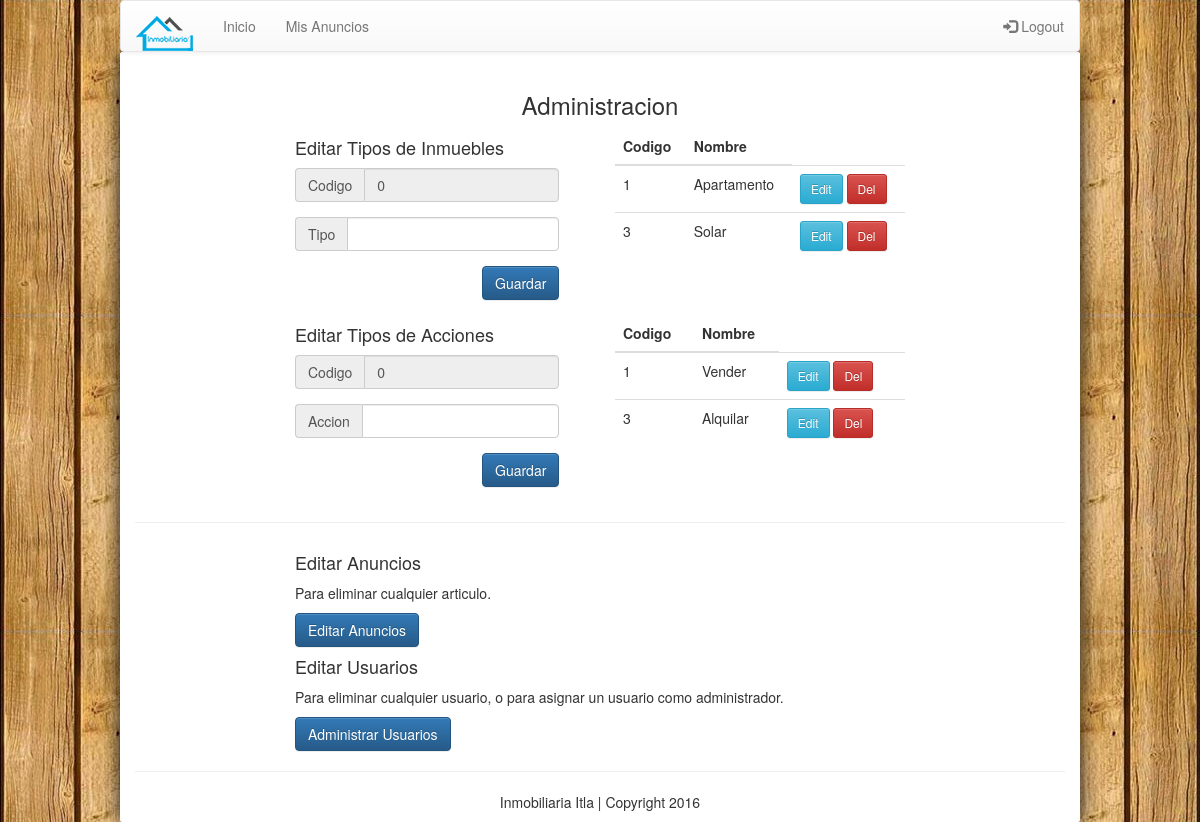
Screenshot of /index.php/s_admin (signed in) with the database file from the repository.
### tables this page shows
CREATE TABLE `tipo` (
  `id` int(11) NOT NULL,
  `nombre` varchar(50) NOT NULL
);

CREATE TABLE `accion` (
  `id` int(11) NOT NULL,
  `nombre` varchar(30) NOT NULL
);

### application/core/MY_Loader.php (called while the page is built, shortened)
<?php
class MY_Loader extends CI_Loader {
    public function template($template_name, $vars = array(), $return = FALSE)
    {
        if($return):
        $content  = $this->view('templates/header', $vars, $return);
        $content .= $this->view($template_name, $vars, $return);
        $content .= $this->view('templates/footer', $vars, $return);
        return $content;
    else:
        $this->view($template_name, $vars);
    endif;
    }
}

### application/controllers/S_admin.php (called while the page is built, shortened)
<?php
class S_admin extends CI_Controller{
  public function __construct()
  {
    $this->load->model('S_admin_model');
    $this->load->model('Usuario_model');
  }
  function index()
  {
    $id_tipo = (isset($_GET['id_tipo']))?$_GET['id_tipo']+0:0;
    $id_accion = (isset($_GET['id_accion']))?$_GET['id_accion']+0:0;
    $data['tipo'] = $this->S_admin_model->cargarTipo($id_tipo);
    $data['tipos'] = $this->S_admin_model->listarTipos();
    $data['accion'] = $this->S_admin_model->cargarAccion($id_accion);
    $data['acciones'] = $this->S_admin_model->listarAcciones();
    $this->load->template('admin/s_admin', $data);
  }
}

### index.php (called while the page is built, shortened)
<?php
require_once BASEPATH.'core/CodeIgniter.php';

### application/models/S_admin_model.php (called while the page is built, shortened)
<?php
class S_admin_model extends CI_Model{
  function listarTipos(){
    $query = $this->db->get('tipo');
    return $query->result();
  }
  function cargarTipo($id){
      $tipo = new stdClass();
      $tipo->id = 0;
      $tipo->nombre = "";
      return $tipo;
  }
  function listarAcciones(){
    $query = $this->db->get('accion');
    return $query->result();
  }
  function cargarAccion($id){
      $accion = new stdClass();
      $accion->id = 0;
      $accion->nombre = "";
      return $accion;
  }
}

### application/views/admin/s_admin.php (the view)
<div class="text-center"><h3>Administracion</h3></div>
  <div class="row">
    <form action="<?php echo base_url('s_admin/guardarTipo'); ?>" method="post">
    <div class="col col-sm-4 col-sm-offset-2">
      <div class="form-group input-group">
        <h4>Editar Tipos de Inmuebles</h4>
        <div class="form-group input-group">
          <span class="input-group-addon">Codigo</span>
          <input class="form-control" name="id" readonly value="<?php echo (isset($tipo->id)?$tipo->id:''); ?>" type="text"/>
        </div>
        <div class="form-group input-group"  >
          <span class="input-group-addon">Tipo</span>
          <input class="form-control" name="nombre" value="<?php echo (isset($tipo->nombre)?$tipo->nombre:''); ?>" type="text"/>
        </div>
        <div class="text-right">
          <button class="btn btn-primary" type="submit">Guardar</button>
        </div>
      </div>
      </div>
      <div class="col col-sm-4">
        <table class="table">
          <thead>
            <tr>
              <th>Codigo</th>
              <th>Nombre</th>
            </tr>
          </thead>
          <tbody>
            <?php
            if(isset($tipos)){
              foreach($tipos as $tipo){
                $linkEdit = base_url("/s_admin/?id_tipo={$tipo->id}");
                $linkDelete = base_url("/s_admin/deleteTipo/?id={$tipo->id}");
                echo "<tr>";
                foreach ($tipo as $key => $value) {
                  echo "<td>{$value}</td>";
                }
                echo "<td
                ><a href='{$linkEdit}' class='btn btn-info btn-sm'>Edit</a>
                <a href='{$linkDelete}' onclick='return confirm(\"Seguro?\");' class='btn btn-danger btn-sm'>Del</a>
                      </td>
                </tr>";
              }
            }
             ?>
          </tbody>
        </table>
      </div>
    </form>
    </div>
    <div class="row">
      <form action="<?php echo base_url('s_admin/guardarAccion'); ?>" method="post">
      <div class="col col-sm-4 col-sm-offset-2">
        <div class="form-group input-group">
          <h4>Editar Tipos de Acciones</h4>
          <div class="form-group input-group">
            <span class="input-group-addon">Codigo</span>
            <input class="form-control" name="id" readonly value="<?php echo (isset($accion->id)?$accion->id:''); ?>" type="text"/>
          </div>
          <div class="form-group input-group"  >
            <span class="input-group-addon">Accion</span>
            <input class="form-control" name="nombre" value="<?php echo (isset($accion->nombre)?$accion->nombre:''); ?>" type="text"/>
          </div>
          <div class="text-right">
            <button class="btn btn-primary" type="submit">Guardar</button>
          </div>
        </div>
      </div>
      <div class="col col-sm-4">
          <table class="table">
            <thead>
              <tr>
                <th>Codigo</th>
                <th>Nombre</th>
              </tr>
            </thead>
            <tbody>
              <?php
              if(isset($acciones)){
                foreach($acciones as $accion){
                  $linkEdit = base_url("/s_admin/?id_accion={$accion->id}");
                  $linkDelete = base_url("/s_admin/deleteAccion/?id={$accion->id}");
                  echo "<tr>";
                  foreach ($accion as $key => $value) {
                    echo "<td>{$value}</td>";
                  }
                  echo "<td
                  ><a href='{$linkEdit}' class='btn btn-info btn-sm'>Edit</a>
                  <a href='{$linkDelete}' onclick='return confirm(\"Seguro?\");' class='btn btn-danger btn-sm'>Del</a>
                        </td>
                  </tr>";
                }
              }
               ?>
            </tbody>
          </table>
        </div>
      </form>
      </div>
      <hr></hr>
      <div class="row">
        <div class="col col-sm-8 col-sm-offset-2">
        <h4>Editar Anuncios</h4>
        <p>Para eliminar cualquier articulo.</p>
        <a href="<?php echo base_url('S_admin/anuncios') ?>" class="btn btn-primary" type="submit">Editar Anuncios</a>
        </div>
      </div>
      <div class="row">
        <div class="col col-sm-8 col-sm-offset-2">
        <h4>Editar Usuarios</h4>
        <p>Para eliminar cualquier usuario, o para asignar un usuario como administrador.</p>
        <a href="<?php echo base_url('S_admin/usuarios') ?>" class="btn btn-primary" type="submit">Administrar Usuarios</a>
        </div>
      </div>

### rows the page displays
tipo: value "1", value "Apartamento"
tipo: value "3", value "Solar"
accion: value "1", value "Vender"
accion: value "3", value "Alquilar"
